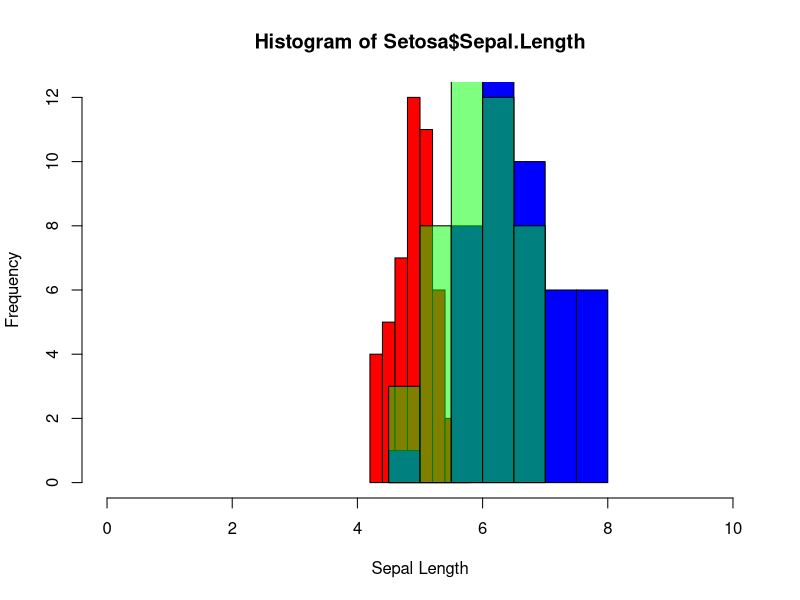
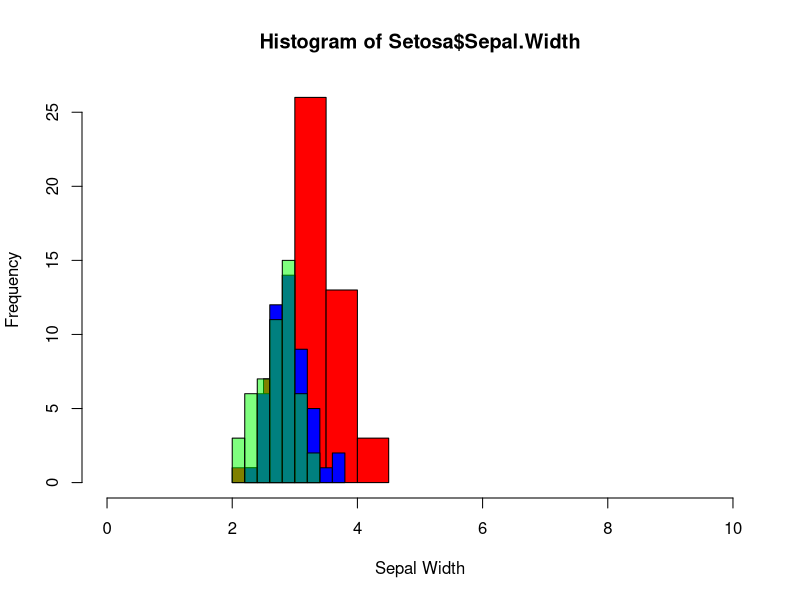
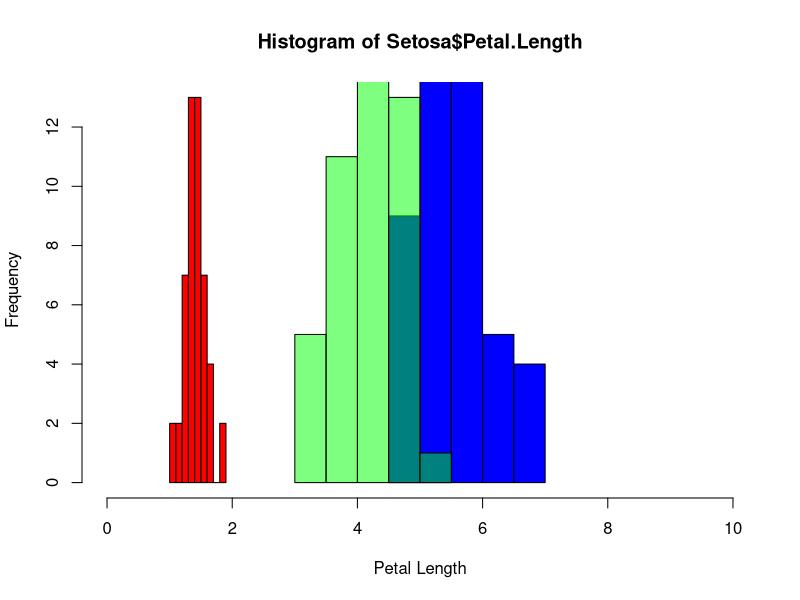
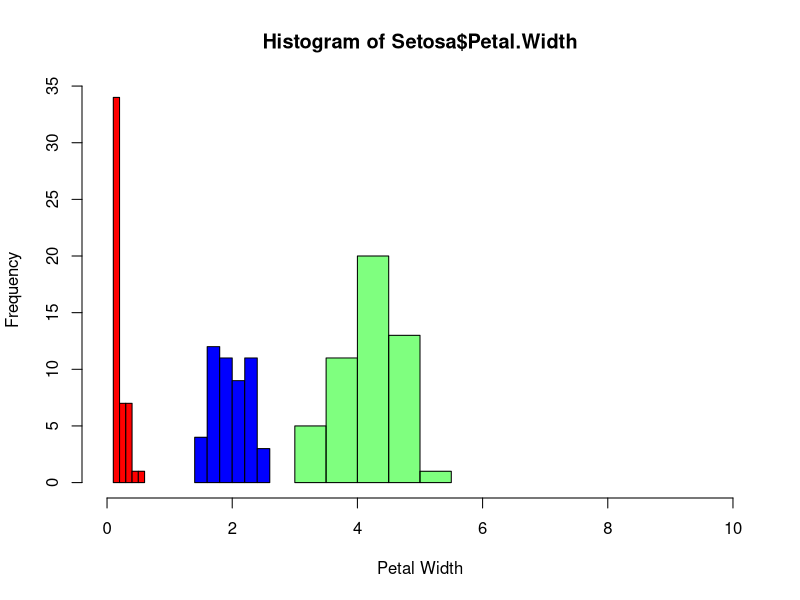

The R source for these figures, in order:
MeanSDMatrix = matrix(data = NA, nrow = 0, ncol =8, byrow = TRUE)

SpeciesVect = iris$Species

SetSel = SpeciesVect == 'setosa'
Setosa = iris[SetSel,]
SetosaSL = c(mean(Setosa$Sepal.Length),sd(Setosa$Sepal.Length))
SetosaSW = c(mean(Setosa$Sepal.Width),sd(Setosa$Sepal.Width))
SetosaPL = c(mean(Setosa$Petal.Length),sd(Setosa$Petal.Length))
SetosaPW = c(mean(Setosa$Petal.Width),sd(Setosa$Petal.Width))
SetosaRow = c(SetosaSL,SetosaSW,SetosaPL,SetosaPW)

VersSel = SpeciesVect == 'versicolor'
Versicolor = iris[VersSel,]
VersicSL = c(mean(Versicolor$Sepal.Length),sd(Versicolor$Sepal.Length))
VersicSW = c(mean(Versicolor$Sepal.Width),sd(Versicolor$Sepal.Width))
VersicPL = c(mean(Versicolor$Petal.Length),sd(Versicolor$Petal.Length))
VersicPW = c(mean(Versicolor$Petal.Width),sd(Versicolor$Petal.Width))
VersicRow = c(VersicSL,VersicSW,VersicPL,VersicPW)

VirgSel = SpeciesVect == 'virginica'
Virginica = iris[VirgSel,]
VirginSL = c(mean(Virginica$Sepal.Length),sd(Virginica$Sepal.Length))
VirginSW = c(mean(Virginica$Sepal.Width),sd(Virginica$Sepal.Width))
VirginPL = c(mean(Virginica$Petal.Length),sd(Virginica$Petal.Length))
VirginPW = c(mean(Virginica$Petal.Width),sd(Virginica$Petal.Width))
VirginRow = c(VirginSL,VirginSW,VirginPL,VirginPW)

colnames(MeanSDMatrix) = c('SL Mean', 'SD','SW Mean','SD','PL Mean','SD','PW Mean','SD')
rbind(MeanSDMatrix,SetosaRow,VersicRow,VirginRow)
MeanSDMatrix

SVeSepL = t.test(Setosa$Sepal.Length,Versicolor$Sepal.Length)
SViSepL = t.test(Setosa$Sepal.Length,Virginica$Sepal.Length)
ViVeSepL = t.test(Versicolor$Sepal.Length,Virginica$Sepal.Length)

SVeSepW = t.test(Setosa$Sepal.Width,Versicolor$Sepal.Width)
SViSepW = t.test(Setosa$Sepal.Width,Virginica$Sepal.Width)
ViVeSepW = t.test(Versicolor$Sepal.Width,Virginica$Sepal.Width)

SVePetL = t.test(Setosa$Petal.Length,Versicolor$Petal.Length)
SViPetL = t.test(Setosa$Petal.Length,Virginica$Petal.Length)
ViVePetL = t.test(Versicolor$Petal.Length,Virginica$Petal.Length)

SVePetW = t.test(Setosa$Petal.Width,Versicolor$Petal.Width)
SViPetW = t.test(Setosa$Petal.Width,Virginica$Petal.Width)
ViVePetW = t.test(Versicolor$Petal.Width,Virginica$Petal.Width)

Sepal_length = c(SVeSepL$p.value,SViSepL$p.value,ViVeSepL$p.value)
Sepal_width = c(SVeSepW$p.value,SViSepW$p.value,ViVeSepW$p.value)
Petal_Length = c(SVePetL$p.value,SViPetL$p.value,ViVePetL$p.value)
Petal_Width = c(SVePetW$p.value,SViPetW$p.value,ViVePetW$p.value)

TTestMatrix = cbind(Sepal_length,Sepal_width,Petal_Length,Petal_Width)
rownames(TTestMatrix) = c("Setosa Versicolor","Setosa Virginica","Virginica Versicolor")
TTestMatrix

hist(Setosa$Sepal.Length, xlim= c(0,10),xlab = "Sepal Length",col = "red")
hist(Virginica$Sepal.Length, add=T,xlim= c(0,10), col="blue")
hist(Versicolor$Sepal.Length, add=T, xlim= c(0,10), col=rgb(0, 1, 0, 0.5))

hist(Setosa$Sepal.Width, xlim= c(0,10),xlab = "Sepal Width",col = "red")
hist(Virginica$Sepal.Width, add=T,xlim= c(0,10), col="blue")
hist(Versicolor$Sepal.Width, add=T, xlim= c(0,10), col=rgb(0, 1, 0, 0.5))

hist(Setosa$Petal.Length, xlim= c(0,10),xlab = "Petal Length",col = "red")
hist(Virginica$Petal.Length, add=T,xlim= c(0,10), col="blue")
hist(Versicolor$Petal.Length, add=T, xlim= c(0,10), col=rgb(0, 1, 0, 0.5))

hist(Setosa$Petal.Width, xlim= c(0,10),xlab = "Petal Width",col = "red")
hist(Virginica$Petal.Width, add=T,xlim= c(0,10), col="blue")
hist(Versicolor$Petal.Length, add=T, xlim= c(0,10), col=rgb(0, 1, 0, 0.5))

mean(as.matrix(Setosa[,1:4]))